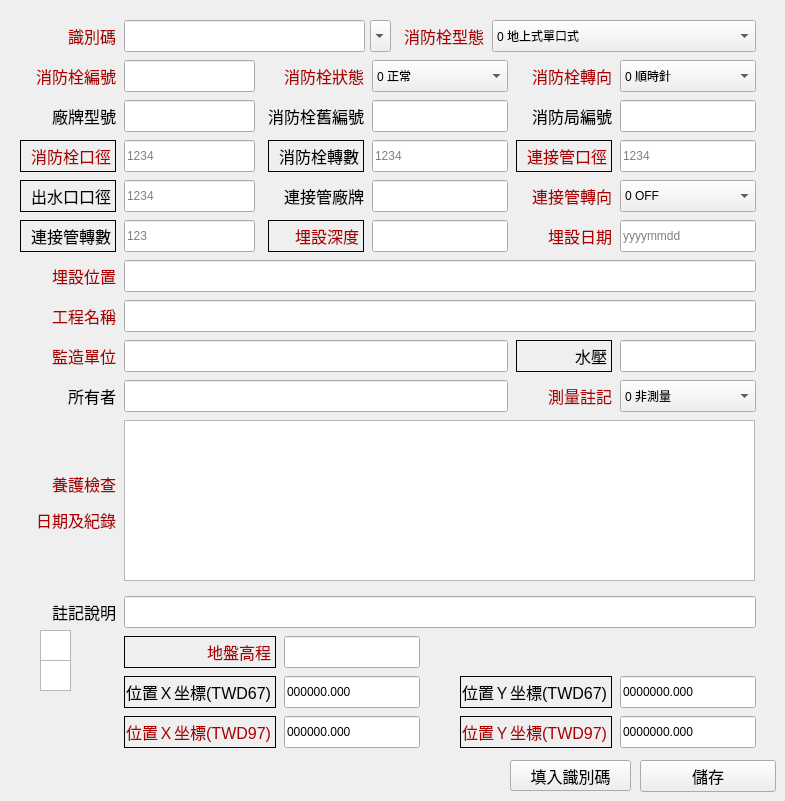
   <widget class="QWidget" name="tab_4">
    <attribute name="title">
     <string>屬性</string>
    </attribute>
    <widget class="QLabel" name="label_hydrant_turn">
     <property name="geometry">
      <rect>
       <x>268</x>
       <y>140</y>
       <width>96</width>
       <height>32</height>
      </rect>
     </property>
     <property name="font">
      <font>
       <pointsize>12</pointsize>
      </font>
     </property>
     <property name="frameShape">
      <enum>QFrame::Box</enum>
     </property>
     <property name="text">
      <string>消防栓轉數</string>
     </property>
     <property name="alignment">
      <set>Qt::AlignRight|Qt::AlignTrailing|Qt::AlignVCenter</set>
     </property>
    </widget>
    <widget class="QLineEdit" name="lineEdit_admin_unit">
     <property name="geometry">
      <rect>
       <x>124</x>
       <y>380</y>
       <width>384</width>
       <height>32</height>
      </rect>
     </property>
     <property name="maxLength">
      <number>30</number>
     </property>
    </widget>
    <widget class="QComboBox" name="comboBox_hydrant_status">
     <property name="geometry">
      <rect>
       <x>372</x>
       <y>60</y>
       <width>136</width>
       <height>32</height>
      </rect>
     </property>
     <item>
      <property name="text">
       <string>0 正常</string>
      </property>
     </item>
     <item>
      <property name="text">
       <string>1 停用</string>
      </property>
     </item>
    </widget>
    <widget class="QLabel" name="label_bury_loc">
     <property name="geometry">
      <rect>
       <x>20</x>
       <y>260</y>
       <width>96</width>
       <height>32</height>
      </rect>
     </property>
     <property name="font">
      <font>
       <pointsize>12</pointsize>
      </font>
     </property>
     <property name="text">
      <string>&lt;html&gt;&lt;head/&gt;&lt;body&gt;&lt;p&gt;&lt;span style=&quot; color:#aa0000;&quot;&gt;埋設位置&lt;/span&gt;&lt;/p&gt;&lt;/body&gt;&lt;/html&gt;</string>
     </property>
     <property name="alignment">
      <set>Qt::AlignRight|Qt::AlignTrailing|Qt::AlignVCenter</set>
     </property>
    </widget>
    <widget class="QLabel" name="label_hydrant_status">
     <property name="geometry">
      <rect>
       <x>268</x>
       <y>60</y>
       <width>96</width>
       <height>32</height>
      </rect>
     </property>
     <property name="font">
      <font>
       <pointsize>12</pointsize>
      </font>
     </property>
     <property name="text">
      <string>&lt;html&gt;&lt;head/&gt;&lt;body&gt;&lt;p&gt;&lt;span style=&quot; color:#aa0000;&quot;&gt;消防栓狀態&lt;/span&gt;&lt;/p&gt;&lt;/body&gt;&lt;/html&gt;</string>
     </property>
     <property name="alignment">
      <set>Qt::AlignRight|Qt::AlignTrailing|Qt::AlignVCenter</set>
     </property>
    </widget>
    <widget class="QLineEdit" name="lineEdit_coord_67y">
     <property name="geometry">
      <rect>
       <x>620</x>
       <y>676</y>
       <width>136</width>
       <height>32</height>
      </rect>
     </property>
     <property name="inputMask">
      <string>9999999.999; </string>
     </property>
     <property name="text">
      <string>0000000.000</string>
     </property>
    </widget>
    <widget class="QLabel" name="label_coord_97y">
     <property name="geometry">
      <rect>
       <x>460</x>
       <y>716</y>
       <width>152</width>
       <height>32</height>
      </rect>
     </property>
     <property name="font">
      <font>
       <pointsize>12</pointsize>
      </font>
     </property>
     <property name="frameShape">
      <enum>QFrame::Box</enum>
     </property>
     <property name="text">
      <string>&lt;html&gt;&lt;head/&gt;&lt;body&gt;&lt;p&gt;&lt;span style=&quot; color:#aa0000;&quot;&gt;位置Ｙ坐標(TWD97)&lt;/span&gt;&lt;/p&gt;&lt;/body&gt;&lt;/html&gt;</string>
     </property>
     <property name="alignment">
      <set>Qt::AlignRight|Qt::AlignTrailing|Qt::AlignVCenter</set>
     </property>
    </widget>
    <widget class="QLabel" name="label_coord_67y">
     <property name="geometry">
      <rect>
       <x>460</x>
       <y>676</y>
       <width>152</width>
       <height>32</height>
      </rect>
     </property>
     <property name="font">
      <font>
       <pointsize>12</pointsize>
      </font>
     </property>
     <property name="frameShape">
      <enum>QFrame::Box</enum>
     </property>
     <property name="text">
      <string>位置Ｙ坐標(TWD67)</string>
     </property>
     <property name="alignment">
      <set>Qt::AlignRight|Qt::AlignTrailing|Qt::AlignVCenter</set>
     </property>
    </widget>
    <widget class="QComboBox" name="comboBox_hydrant_type">
     <property name="geometry">
      <rect>
       <x>492</x>
       <y>20</y>
       <width>264</width>
       <height>32</height>
      </rect>
     </property>
     <item>
      <property name="text">
       <string>0 地上式單口式</string>
      </property>
     </item>
     <item>
      <property name="text">
       <string>1 地上打倒安全式.單口</string>
      </property>
     </item>
     <item>
      <property name="text">
       <string>2 地上式雙口式</string>
      </property>
     </item>
     <item>
      <property name="text">
       <string>3 地上打倒安全式.雙口</string>
      </property>
     </item>
     <item>
      <property name="text">
       <string>4 地下式單口式</string>
      </property>
     </item>
     <item>
      <property name="text">
       <string>5 地下式雙口式</string>
      </property>
     </item>
    </widget>
    <widget class="QPlainTextEdit" name="plainTextEdit_maint_rec">
     <property name="geometry">
      <rect>
       <x>40</x>
       <y>630</y>
       <width>31</width>
       <height>31</height>
      </rect>
     </property>
    </widget>
    <widget class="QLabel" name="label_const_unit">
     <property name="geometry">
      <rect>
       <x>20</x>
       <y>340</y>
       <width>96</width>
       <height>32</height>
      </rect>
     </property>
     <property name="font">
      <font>
       <pointsize>12</pointsize>
      </font>
     </property>
     <property name="text">
      <string>&lt;html&gt;&lt;head/&gt;&lt;body&gt;&lt;p&gt;&lt;span style=&quot; color:#aa0000;&quot;&gt;監造單位&lt;/span&gt;&lt;/p&gt;&lt;/body&gt;&lt;/html&gt;</string>
     </property>
     <property name="alignment">
      <set>Qt::AlignRight|Qt::AlignTrailing|Qt::AlignVCenter</set>
     </property>
    </widget>
    <widget class="QLabel" name="label_hydrant_pd">
     <property name="geometry">
      <rect>
       <x>253</x>
       <y>100</y>
       <width>111</width>
       <height>32</height>
      </rect>
     </property>
     <property name="font">
      <font>
       <pointsize>12</pointsize>
      </font>
     </property>
     <property name="text">
      <string>消防栓舊編號</string>
     </property>
     <property name="alignment">
      <set>Qt::AlignRight|Qt::AlignTrailing|Qt::AlignVCenter</set>
     </property>
    </widget>
    <widget class="QComboBox" name="comboBox_unific_id">
     <property name="geometry">
      <rect>
       <x>370</x>
       <y>20</y>
       <width>21</width>
       <height>32</height>
      </rect>
     </property>
    </widget>
    <widget class="QLineEdit" name="lineEdit_cvalve_turn">
     <property name="geometry">
      <rect>
       <x>124</x>
       <y>220</y>
       <width>131</width>
       <height>32</height>
      </rect>
     </property>
     <property name="inputMask">
      <string>999; </string>
     </property>
     <property name="placeholderText">
      <string>123</string>
     </property>
    </widget>
    <widget class="QLabel" name="label_cpipe_size">
     <property name="geometry">
      <rect>
       <x>516</x>
       <y>140</y>
       <width>96</width>
       <height>32</height>
      </rect>
     </property>
     <property name="font">
      <font>
       <pointsize>12</pointsize>
      </font>
     </property>
     <property name="frameShape">
      <enum>QFrame::Box</enum>
     </property>
     <property name="text">
      <string>&lt;html&gt;&lt;head/&gt;&lt;body&gt;&lt;p&gt;&lt;span style=&quot; color:#aa0000;&quot;&gt;連接管口徑&lt;/span&gt;&lt;/p&gt;&lt;/body&gt;&lt;/html&gt;</string>
     </property>
     <property name="alignment">
      <set>Qt::AlignRight|Qt::AlignTrailing|Qt::AlignVCenter</set>
     </property>
    </widget>
    <widget class="QLineEdit" name="lineEdit_hydrant_pd">
     <property name="geometry">
      <rect>
       <x>372</x>
       <y>100</y>
       <width>136</width>
       <height>32</height>
      </rect>
     </property>
     <property name="maxLength">
      <number>20</number>
     </property>
    </widget>
    <widget class="QLineEdit" name="lineEdit_hydrant_model">
     <property name="geometry">
      <rect>
       <x>124</x>
       <y>100</y>
       <width>131</width>
       <height>32</height>
      </rect>
     </property>
     <property name="maxLength">
      <number>20</number>
     </property>
    </widget>
    <widget class="QPushButton" name="pushButtonOK">
     <property name="geometry">
      <rect>
       <x>640</x>
       <y>760</y>
       <width>136</width>
       <height>32</height>
      </rect>
     </property>
     <property name="font">
      <font>
       <pointsize>12</pointsize>
      </font>
     </property>
     <property name="text">
      <string>儲存</string>
     </property>
    </widget>
    <widget class="QLineEdit" name="lineEdit_firebureau_id">
     <property name="geometry">
      <rect>
       <x>620</x>
       <y>100</y>
       <width>136</width>
       <height>32</height>
      </rect>
     </property>
     <property name="maxLength">
      <number>20</number>
     </property>
    </widget>
    <widget class="QLineEdit" name="lineEdit_coord_97z">
     <property name="geometry">
      <rect>
       <x>284</x>
       <y>636</y>
       <width>136</width>
       <height>32</height>
      </rect>
     </property>
     <property name="inputMask">
      <string/>
     </property>
     <property name="text">
      <string/>
     </property>
    </widget>
    <widget class="QLineEdit" name="lineEdit_proj_name">
     <property name="geometry">
      <rect>
       <x>124</x>
       <y>300</y>
       <width>632</width>
       <height>32</height>
      </rect>
     </property>
     <property name="maxLength">
      <number>50</number>
     </property>
    </widget>
    <widget class="QComboBox" name="comboBox_cvalve_sw">
     <property name="geometry">
      <rect>
       <x>620</x>
       <y>180</y>
       <width>136</width>
       <height>32</height>
      </rect>
     </property>
     <item>
      <property name="text">
       <string>0 OFF</string>
      </property>
     </item>
     <item>
      <property name="text">
       <string>1 ON</string>
      </property>
     </item>
    </widget>
    <widget class="QLineEdit" name="lineEdit_cpipe_size">
     <property name="geometry">
      <rect>
       <x>620</x>
       <y>140</y>
       <width>136</width>
       <height>32</height>
      </rect>
     </property>
     <property name="inputMask">
      <string/>
     </property>
     <property name="maxLength">
      <number>4</number>
     </property>
     <property name="placeholderText">
      <string>1234</string>
     </property>
    </widget>
    <widget class="QLabel" name="label_hydrant_mode">
     <property name="geometry">
      <rect>
       <x>516</x>
       <y>380</y>
       <width>96</width>
       <height>32</height>
      </rect>
     </property>
     <property name="font">
      <font>
       <pointsize>12</pointsize>
      </font>
     </property>
     <property name="text">
      <string>&lt;html&gt;&lt;head/&gt;&lt;body&gt;&lt;p&gt;&lt;span style=&quot; color:#aa0000;&quot;&gt;測量註記&lt;/span&gt;&lt;/p&gt;&lt;/body&gt;&lt;/html&gt;</string>
     </property>
     <property name="alignment">
      <set>Qt::AlignRight|Qt::AlignTrailing|Qt::AlignVCenter</set>
     </property>
    </widget>
    <widget class="QLabel" name="label_outlet_size">
     <property name="geometry">
      <rect>
       <x>20</x>
       <y>180</y>
       <width>96</width>
       <height>32</height>
      </rect>
     </property>
     <property name="font">
      <font>
       <pointsize>12</pointsize>
      </font>
     </property>
     <property name="frameShape">
      <enum>QFrame::Box</enum>
     </property>
     <property name="text">
      <string>出水口口徑</string>
     </property>
     <property name="alignment">
      <set>Qt::AlignRight|Qt::AlignTrailing|Qt::AlignVCenter</set>
     </property>
    </widget>
    <widget class="QLineEdit" name="lineEdit_coord_97y">
     <property name="geometry">
      <rect>
       <x>620</x>
       <y>716</y>
       <width>136</width>
       <height>32</height>
      </rect>
     </property>
     <property name="inputMask">
      <string>9999999.999; </string>
     </property>
     <property name="text">
      <string>0000000.000</string>
     </property>
    </widget>
    <widget class="QLabel" name="label_hydrant_size">
     <property name="geometry">
      <rect>
       <x>20</x>
       <y>140</y>
       <width>96</width>
       <height>32</height>
      </rect>
     </property>
     <property name="font">
      <font>
       <pointsize>12</pointsize>
      </font>
     </property>
     <property name="frameShape">
      <enum>QFrame::Box</enum>
     </property>
     <property name="text">
      <string>&lt;html&gt;&lt;head/&gt;&lt;body&gt;&lt;p&gt;&lt;span style=&quot; color:#aa0000;&quot;&gt;消防栓口徑&lt;/span&gt;&lt;/p&gt;&lt;/body&gt;&lt;/html&gt;</string>
     </property>
     <property name="alignment">
      <set>Qt::AlignRight|Qt::AlignTrailing|Qt::AlignVCenter</set>
     </property>
    </widget>
    <widget class="QLabel" name="label_hydrant_sw">
     <property name="geometry">
      <rect>
       <x>516</x>
       <y>60</y>
       <width>96</width>
       <height>32</height>
      </rect>
     </property>
     <property name="font">
      <font>
       <pointsize>12</pointsize>
      </font>
     </property>
     <property name="text">
      <string>&lt;html&gt;&lt;head/&gt;&lt;body&gt;&lt;p&gt;&lt;span style=&quot; color:#aa0000;&quot;&gt;消防栓轉向&lt;/span&gt;&lt;/p&gt;&lt;/body&gt;&lt;/html&gt;</string>
     </property>
     <property name="alignment">
      <set>Qt::AlignRight|Qt::AlignTrailing|Qt::AlignVCenter</set>
     </property>
    </widget>
    <widget class="QLabel" name="label_maint_date">
     <property name="geometry">
      <rect>
       <x>20</x>
       <y>470</y>
       <width>96</width>
       <height>64</height>
      </rect>
     </property>
     <property name="font">
      <font>
       <pointsize>12</pointsize>
      </font>
     </property>
     <property name="text">
      <string>&lt;html&gt;&lt;head/&gt;&lt;body&gt;&lt;p&gt;&lt;span style=&quot; color:#aa0000;&quot;&gt;養護檢查&lt;/span&gt;&lt;/p&gt;&lt;p&gt;&lt;span style=&quot; color:#aa0000;&quot;&gt;日期及紀錄&lt;/span&gt;&lt;/p&gt;&lt;/body&gt;&lt;/html&gt;</string>
     </property>
     <property name="alignment">
      <set>Qt::AlignRight|Qt::AlignTrailing|Qt::AlignVCenter</set>
     </property>
    </widget>
    <widget class="QLabel" name="label_remark">
     <property name="geometry">
      <rect>
       <x>20</x>
       <y>596</y>
       <width>96</width>
       <height>32</height>
      </rect>
     </property>
     <property name="font">
      <font>
       <pointsize>12</pointsize>
      </font>
     </property>
     <property name="text">
      <string>註記說明</string>
     </property>
     <property name="alignment">
      <set>Qt::AlignRight|Qt::AlignTrailing|Qt::AlignVCenter</set>
     </property>
    </widget>
    <widget class="QLineEdit" name="lineEdit_pressure">
     <property name="geometry">
      <rect>
       <x>620</x>
       <y>340</y>
       <width>136</width>
       <height>32</height>
      </rect>
     </property>
     <property name="inputMask">
      <string/>
     </property>
     <property name="text">
      <string/>
     </property>
    </widget>
    <widget class="QLineEdit" name="lineEdit_bury_date">
     <property name="geometry">
      <rect>
       <x>620</x>
       <y>220</y>
       <width>136</width>
       <height>32</height>
      </rect>
     </property>
     <property name="maxLength">
      <number>8</number>
     </property>
     <property name="placeholderText">
      <string>yyyymmdd</string>
     </property>
    </widget>
    <widget class="QLineEdit" name="lineEdit_bury_loc">
     <property name="geometry">
      <rect>
       <x>124</x>
       <y>260</y>
       <width>632</width>
       <height>32</height>
      </rect>
     </property>
     <property name="maxLength">
      <number>60</number>
     </property>
    </widget>
    <widget class="QLineEdit" name="lineEdit_const_unit">
     <property name="geometry">
      <rect>
       <x>124</x>
       <y>340</y>
       <width>384</width>
       <height>32</height>
      </rect>
     </property>
     <property name="maxLength">
      <number>30</number>
     </property>
    </widget>
    <widget class="QLabel" name="label_coord_97x">
     <property name="geometry">
      <rect>
       <x>124</x>
       <y>716</y>
       <width>152</width>
       <height>32</height>
      </rect>
     </property>
     <property name="font">
      <font>
       <pointsize>12</pointsize>
      </font>
     </property>
     <property name="frameShape">
      <enum>QFrame::Box</enum>
     </property>
     <property name="text">
      <string>&lt;html&gt;&lt;head/&gt;&lt;body&gt;&lt;p&gt;&lt;span style=&quot; color:#aa0000;&quot;&gt;位置Ｘ坐標(TWD97)&lt;/span&gt;&lt;/p&gt;&lt;/body&gt;&lt;/html&gt;</string>
     </property>
     <property name="alignment">
      <set>Qt::AlignRight|Qt::AlignTrailing|Qt::AlignVCenter</set>
     </property>
    </widget>
    <widget class="QLabel" name="label_firebureau_id">
     <property name="geometry">
      <rect>
       <x>516</x>
       <y>100</y>
       <width>96</width>
       <height>32</height>
      </rect>
     </property>
     <property name="font">
      <font>
       <pointsize>12</pointsize>
      </font>
     </property>
     <property name="text">
      <string>消防局編號</string>
     </property>
     <property name="alignment">
      <set>Qt::AlignRight|Qt::AlignTrailing|Qt::AlignVCenter</set>
     </property>
    </widget>
    <widget class="QLineEdit" name="lineEdit_cvalve_model">
     <property name="geometry">
      <rect>
       <x>372</x>
       <y>180</y>
       <width>136</width>
       <height>32</height>
      </rect>
     </property>
     <property name="maxLength">
      <number>20</number>
     </property>
    </widget>
    <widget class="QLabel" name="label_bury_depth">
     <property name="geometry">
      <rect>
       <x>268</x>
       <y>220</y>
       <width>96</width>
       <height>32</height>
      </rect>
     </property>
     <property name="font">
      <font>
       <pointsize>12</pointsize>
      </font>
     </property>
     <property name="frameShape">
      <enum>QFrame::Box</enum>
     </property>
     <property name="text">
      <string>&lt;html&gt;&lt;head/&gt;&lt;body&gt;&lt;p&gt;&lt;span style=&quot; color:#aa0000;&quot;&gt;埋設深度&lt;/span&gt;&lt;/p&gt;&lt;/body&gt;&lt;/html&gt;</string>
     </property>
     <property name="alignment">
      <set>Qt::AlignRight|Qt::AlignTrailing|Qt::AlignVCenter</set>
     </property>
    </widget>
    <widget class="QLabel" name="label_admin_unit">
     <property name="geometry">
      <rect>
       <x>20</x>
       <y>380</y>
       <width>96</width>
       <height>32</height>
      </rect>
     </property>
     <property name="font">
      <font>
       <pointsize>12</pointsize>
      </font>
     </property>
     <property name="text">
      <string>所有者</string>
     </property>
     <property name="alignment">
      <set>Qt::AlignRight|Qt::AlignTrailing|Qt::AlignVCenter</set>
     </property>
    </widget>
    <widget class="QLineEdit" name="lineEdit_hydrant_turn">
     <property name="geometry">
      <rect>
       <x>372</x>
       <y>140</y>
       <width>136</width>
       <height>32</height>
      </rect>
     </property>
     <property name="inputMask">
      <string>9999; </string>
     </property>
     <property name="placeholderText">
      <string>1234</string>
     </property>
    </widget>
    <widget class="QLabel" name="label_cvalve_model">
     <property name="geometry">
      <rect>
       <x>268</x>
       <y>180</y>
       <width>96</width>
       <height>32</height>
      </rect>
     </property>
     <property name="font">
      <font>
       <pointsize>12</pointsize>
      </font>
     </property>
     <property name="text">
      <string>連接管廠牌</string>
     </property>
     <property name="alignment">
      <set>Qt::AlignRight|Qt::AlignTrailing|Qt::AlignVCenter</set>
     </property>
    </widget>
    <widget class="QLabel" name="label_proj_name">
     <property name="geometry">
      <rect>
       <x>20</x>
       <y>300</y>
       <width>96</width>
       <height>32</height>
      </rect>
     </property>
     <property name="font">
      <font>
       <pointsize>12</pointsize>
      </font>
     </property>
     <property name="text">
      <string>&lt;html&gt;&lt;head/&gt;&lt;body&gt;&lt;p&gt;&lt;span style=&quot; color:#aa0000;&quot;&gt;工程名稱&lt;/span&gt;&lt;/p&gt;&lt;/body&gt;&lt;/html&gt;</string>
     </property>
     <property name="alignment">
      <set>Qt::AlignRight|Qt::AlignTrailing|Qt::AlignVCenter</set>
     </property>
    </widget>
    <widget class="QLabel" name="label_coord_67x">
     <property name="geometry">
      <rect>
       <x>124</x>
       <y>676</y>
       <width>152</width>
       <height>32</height>
      </rect>
     </property>
     <property name="font">
      <font>
       <pointsize>12</pointsize>
      </font>
     </property>
     <property name="frameShape">
      <enum>QFrame::Box</enum>
     </property>
     <property name="text">
      <string>位置Ｘ坐標(TWD67)</string>
     </property>
     <property name="alignment">
      <set>Qt::AlignRight|Qt::AlignTrailing|Qt::AlignVCenter</set>
     </property>
    </widget>
    <widget class="QComboBox" name="comboBox_hydrant_sw">
     <property name="geometry">
      <rect>
       <x>620</x>
       <y>60</y>
       <width>136</width>
       <height>32</height>
      </rect>
     </property>
     <item>
      <property name="text">
       <string>0 順時針</string>
      </property>
     </item>
     <item>
      <property name="text">
       <string>1 逆時針</string>
      </property>
     </item>
    </widget>
    <widget class="QLabel" name="label_pressure">
     <property name="geometry">
      <rect>
       <x>516</x>
       <y>340</y>
       <width>96</width>
       <height>32</height>
      </rect>
     </property>
     <property name="font">
      <font>
       <pointsize>12</pointsize>
      </font>
     </property>
     <property name="frameShape">
      <enum>QFrame::Box</enum>
     </property>
     <property name="text">
      <string>水壓</string>
     </property>
     <property name="alignment">
      <set>Qt::AlignRight|Qt::AlignTrailing|Qt::AlignVCenter</set>
     </property>
    </widget>
    <widget class="QLabel" name="label_cvalve_sw">
     <property name="geometry">
      <rect>
       <x>516</x>
       <y>180</y>
       <width>96</width>
       <height>32</height>
      </rect>
     </property>
     <property name="font">
      <font>
       <pointsize>12</pointsize>
      </font>
     </property>
     <property name="text">
      <string>&lt;html&gt;&lt;head/&gt;&lt;body&gt;&lt;p&gt;&lt;span style=&quot; color:#aa0000;&quot;&gt;連接管轉向&lt;/span&gt;&lt;/p&gt;&lt;/body&gt;&lt;/html&gt;</string>
     </property>
     <property name="alignment">
      <set>Qt::AlignRight|Qt::AlignTrailing|Qt::AlignVCenter</set>
     </property>
    </widget>
    <widget class="QLabel" name="label_coord_97z">
     <property name="geometry">
      <rect>
       <x>124</x>
       <y>636</y>
       <width>152</width>
       <height>32</height>
      </rect>
     </property>
     <property name="font">
      <font>
       <pointsize>12</pointsize>
      </font>
     </property>
     <property name="frameShape">
      <enum>QFrame::Box</enum>
     </property>
     <property name="text">
      <string>&lt;html&gt;&lt;head/&gt;&lt;body&gt;&lt;p&gt;&lt;span style=&quot; color:#aa0000;&quot;&gt;地盤高程&lt;/span&gt;&lt;/p&gt;&lt;/body&gt;&lt;/html&gt;</string>
     </property>
     <property name="alignment">
      <set>Qt::AlignRight|Qt::AlignTrailing|Qt::AlignVCenter</set>
     </property>
    </widget>
    <widget class="QLineEdit" name="lineEdit_coord_97x">
     <property name="geometry">
      <rect>
       <x>284</x>
       <y>716</y>
       <width>136</width>
       <height>32</height>
      </rect>
     </property>
     <property name="inputMask">
      <string>999999.999; </string>
     </property>
     <property name="text">
      <string>000000.000</string>
     </property>
    </widget>
    <widget class="QLineEdit" name="lineEdit_hydrant_size">
     <property name="geometry">
      <rect>
       <x>124</x>
       <y>140</y>
       <width>131</width>
       <height>32</height>
      </rect>
     </property>
     <property name="inputMask">
      <string/>
     </property>
     <property name="maxLength">
      <number>4</number>
     </property>
     <property name="placeholderText">
      <string>1234</string>
     </property>
    </widget>
    <widget class="QLabel" name="label_unific_id">
     <property name="geometry">
      <rect>
       <x>20</x>
       <y>20</y>
       <width>96</width>
       <height>32</height>
      </rect>
     </property>
     <property name="font">
      <font>
       <pointsize>12</pointsize>
      </font>
     </property>
     <property name="text">
      <string>&lt;html&gt;&lt;head/&gt;&lt;body&gt;&lt;p&gt;&lt;span style=&quot; color:#aa0000;&quot;&gt;識別碼&lt;/span&gt;&lt;/p&gt;&lt;/body&gt;&lt;/html&gt;</string>
     </property>
     <property name="alignment">
      <set>Qt::AlignRight|Qt::AlignTrailing|Qt::AlignVCenter</set>
     </property>
    </widget>
    <widget class="QLineEdit" name="lineEdit_remark">
     <property name="geometry">
      <rect>
       <x>124</x>
       <y>596</y>
       <width>632</width>
       <height>32</height>
      </rect>
     </property>
     <property name="maxLength">
      <number>50</number>
     </property>
    </widget>
    <widget class="QComboBox" name="comboBox_hydrant_mode">
     <property name="geometry">
      <rect>
       <x>620</x>
       <y>380</y>
       <width>136</width>
       <height>32</height>
      </rect>
     </property>
     <item>
      <property name="text">
       <string>0 非測量</string>
      </property>
     </item>
     <item>
      <property name="text">
       <string>1 測量</string>
      </property>
     </item>
     <item>
      <property name="text">
       <string>2 合理化調整</string>
      </property>
     </item>
    </widget>
    <widget class="QLabel" name="label_cvalve_turn">
     <property name="geometry">
      <rect>
       <x>20</x>
       <y>220</y>
       <width>96</width>
       <height>32</height>
      </rect>
     </property>
     <property name="font">
      <font>
       <pointsize>12</pointsize>
      </font>
     </property>
     <property name="frameShape">
      <enum>QFrame::Box</enum>
     </property>
     <property name="text">
      <string>連接管轉數</string>
     </property>
     <property name="alignment">
      <set>Qt::AlignRight|Qt::AlignTrailing|Qt::AlignVCenter</set>
     </property>
    </widget>
    <widget class="QLineEdit" name="lineEdit_hydrant_id">
     <property name="geometry">
      <rect>
       <x>124</x>
       <y>60</y>
       <width>131</width>
       <height>32</height>
      </rect>
     </property>
     <property name="maxLength">
      <number>15</number>
     </property>
    </widget>
    <widget class="QLabel" name="label_hydrant_type">
     <property name="geometry">
      <rect>
       <x>388</x>
       <y>20</y>
       <width>96</width>
       <height>32</height>
      </rect>
     </property>
     <property name="font">
      <font>
       <pointsize>12</pointsize>
      </font>
     </property>
     <property name="text">
      <string>&lt;html&gt;&lt;head/&gt;&lt;body&gt;&lt;p&gt;&lt;span style=&quot; color:#aa0000;&quot;&gt;消防栓型態&lt;/span&gt;&lt;/p&gt;&lt;/body&gt;&lt;/html&gt;</string>
     </property>
     <property name="alignment">
      <set>Qt::AlignRight|Qt::AlignTrailing|Qt::AlignVCenter</set>
     </property>
    </widget>
    <widget class="QLabel" name="label_hydrant_id">
     <property name="geometry">
      <rect>
       <x>20</x>
       <y>60</y>
       <width>96</width>
       <height>32</height>
      </rect>
     </property>
     <property name="font">
      <font>
       <pointsize>12</pointsize>
      </font>
     </property>
     <property name="text">
      <string>&lt;html&gt;&lt;head/&gt;&lt;body&gt;&lt;p&gt;&lt;span style=&quot; color:#aa0000;&quot;&gt;消防栓編號&lt;/span&gt;&lt;/p&gt;&lt;/body&gt;&lt;/html&gt;</string>
     </property>
     <property name="alignment">
      <set>Qt::AlignRight|Qt::AlignTrailing|Qt::AlignVCenter</set>
     </property>
    </widget>
    <widget class="QLineEdit" name="lineEdit_outlet_size">
     <property name="geometry">
      <rect>
       <x>124</x>
       <y>180</y>
       <width>131</width>
       <height>32</height>
      </rect>
     </property>
     <property name="inputMask">
      <string/>
     </property>
     <property name="maxLength">
      <number>4</number>
     </property>
     <property name="placeholderText">
      <string>1234</string>
     </property>
    </widget>
    <widget class="QPlainTextEdit" name="plainTextEdit_maint_date">
     <property name="geometry">
      <rect>
       <x>40</x>
       <y>660</y>
       <width>31</width>
       <height>31</height>
      </rect>
     </property>
    </widget>
    <widget class="QLineEdit" name="lineEdit_coord_67x">
     <property name="geometry">
      <rect>
       <x>284</x>
       <y>676</y>
       <width>136</width>
       <height>32</height>
      </rect>
     </property>
     <property name="inputMask">
      <string>999999.999; </string>
     </property>
     <property name="text">
      <string>000000.000</string>
     </property>
    </widget>
    <widget class="QLabel" name="label_bury_date">
     <property name="geometry">
      <rect>
       <x>516</x>
       <y>220</y>
       <width>96</width>
       <height>32</height>
      </rect>
     </property>
     <property name="font">
      <font>
       <pointsize>12</pointsize>
      </font>
     </property>
     <property name="text">
      <string>&lt;html&gt;&lt;head/&gt;&lt;body&gt;&lt;p&gt;&lt;span style=&quot; color:#aa0000;&quot;&gt;埋設日期&lt;/span&gt;&lt;/p&gt;&lt;/body&gt;&lt;/html&gt;</string>
     </property>
     <property name="alignment">
      <set>Qt::AlignRight|Qt::AlignTrailing|Qt::AlignVCenter</set>
     </property>
    </widget>
    <widget class="QLabel" name="label_hydrant_model">
     <property name="geometry">
      <rect>
       <x>20</x>
       <y>100</y>
       <width>96</width>
       <height>32</height>
      </rect>
     </property>
     <property name="font">
      <font>
       <pointsize>12</pointsize>
      </font>
     </property>
     <property name="text">
      <string>廠牌型號</string>
     </property>
     <property name="alignment">
      <set>Qt::AlignRight|Qt::AlignTrailing|Qt::AlignVCenter</set>
     </property>
    </widget>
    <widget class="QLineEdit" name="lineEdit_bury_depth">
     <property name="geometry">
      <rect>
       <x>372</x>
       <y>220</y>
       <width>136</width>
       <height>32</height>
      </rect>
     </property>
     <property name="inputMask">
      <string/>
     </property>
     <property name="text">
      <string/>
     </property>
    </widget>
    <widget class="QLineEdit" name="lineEdit_unific_id">
     <property name="geometry">
      <rect>
       <x>124</x>
       <y>20</y>
       <width>241</width>
       <height>32</height>
      </rect>
     </property>
     <property name="maxLength">
      <number>22</number>
     </property>
    </widget>
    <widget class="QListWidget" name="listWidget_maint_date">
     <property name="geometry">
      <rect>
       <x>124</x>
       <y>420</y>
       <width>631</width>
       <height>161</height>
      </rect>
     </property>
    </widget>
    <widget class="QPushButton" name="btUID">
     <property name="geometry">
      <rect>
       <x>510</x>
       <y>760</y>
       <width>121</width>
       <height>31</height>
      </rect>
     </property>
     <property name="font">
      <font>
       <family>Arial Unicode MS</family>
       <pointsize>12</pointsize>
      </font>
     </property>
     <property name="text">
      <string>填入識別碼</string>
     </property>
    </widget>
   </widget>
